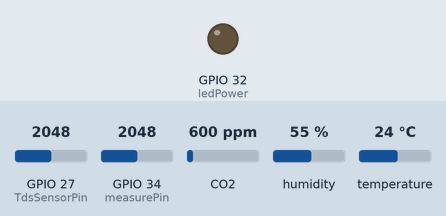
This sketch was run on a simulated ESP32. On the bench: output pins drawn as LEDs (lit = HIGH). Inputs (shaded band) come from the test bench; at power-on: GPIO 27 (TdsSensorPin) = 2048, GPIO 34 (measurePin) = 2048, CO2 600 ppm, humidity 55 %, temperature 24 °C. WiFi joins after 1.5 s; servers stay silent unless stated; uploads are accepted with an empty reply; what the sketch prints to the serial monitor is not drawn.

Above: at 0.1 s.
At 5.1 s:
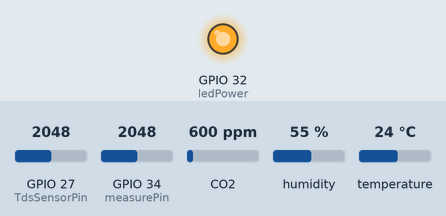
Timing chart, 0 to 6.6 s (numbered marks = the images above):
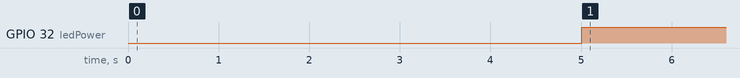

Measured:
- by itself, GPIO 32 (ledPower): LOW → HIGH at 5.0 s

The sketch:

client.ino
```cpp
#include <WiFi.h>
#include <HTTPClient.h>
#include <Wire.h>
#include <WiFiClient.h>
#include <ArduinoJson.h>
#include "MQ135.h"
#include <DHT.h>

// const char* ssid = "UiTiOt-E3.1";
// const char* password = "UiTiOtAP";

const char* ssid = "wifi";
const char* password = "12345678";

const char* serverName = "http://172.20.73.130/api/data";
// const char* serverName = "http://172.31.10.41/api/data";

unsigned long lastTime = 0;

unsigned long timerDelay = 5000;

//sensor
//--DHT
const int DHTPIN = 2;
const int DHTTYPE = DHT22;
DHT dht(DHTPIN, DHTTYPE);
struct dhtData {
  float temperature;
  float humidity;
};
//DUST

float dustDensity = 0;
int measurePin = 34;
int ledPower = 32;

int samplingTime = 280;
int deltaTime = 40;
int sleepTime = 9680;
//MQ135

#define PIN_MQ135 35
MQ135 mq135_sensor = MQ135(PIN_MQ135);

//TDS
#define TdsSensorPin 27
#define VREF 3.3  // analog reference voltage(Volt) of the ADC
#define SCOUNT 30

int analogBuffer[SCOUNT];  // store the analog value in the array, read from ADC
int analogBufferTemp[SCOUNT];
int analogBufferIndex = 0;
int copyIndex = 0;

float averageVoltage = 0;
float tdsValue = 0;


//Set up
void setup() {
  Serial.begin(9600);

  //Wire.begin();
  WiFi.begin(ssid, password);
  Serial.println("Connecting");

  while (WiFi.status() != WL_CONNECTED) {
    delay(500);
    Serial.print(".");
  }
  dht.begin();
  pinMode(TdsSensorPin, INPUT);
  pinMode(ledPower, OUTPUT);

  Serial.println("");
  Serial.print("Connected to WiFi network with IP Address: ");
  Serial.println(WiFi.localIP());

  Serial.println("Timer set to 5 seconds (timerDelay variable), it will take 5 seconds before publishing the first reading.");
}

void loop() {

  if ((millis() - lastTime) > timerDelay) {
    if (WiFi.status() == WL_CONNECTED) {
      WiFiClient client;
      HTTPClient http;

      // Your Domain name with URL path or IP address with path
      http.begin(client, serverName);

      //Set header
      http.addHeader("Content-Type", "application/json");
      http.addHeader("user_id", "215226482152149021522077");
      // Data to send with HTTP POST
      DynamicJsonDocument doc(1024);
      String httpRequestData;
      dhtData tem_hum = dhtRead();
      doc["temperature"] = tem_hum.temperature;
      doc["humidity"] = tem_hum.humidity;
      doc["ppm"] = mq135Read(tem_hum.temperature, tem_hum.humidity);
      doc["dust"] = dustRead();
      doc["tds"] = tdsRead();
      serializeJson(doc, httpRequestData);

      // Send HTTP POST request
      int httpResponseCode = http.POST(httpRequestData);
      Serial.print("HTTP Response code: ");
      Serial.println(httpResponseCode);

      //Receive data from server
      // String payload = http.getString();
      // DynamicJsonDocument doc2(1024);
      // deserializeJson(doc2, payload);
      // JsonObject result = doc2.as<JsonObject>();

      http.end();
    } else {
      Serial.println("WiFi Disconnected");
    }
    lastTime = millis();
  }
}

dhtData dhtRead() {
  float h = dht.readHumidity();
  float t = dht.readTemperature();

  dhtData result;
  result.temperature = t;
  result.humidity = h;
  return result;
}

float mq135Read(float temperature, float humidity) {
  float ppm = mq135_sensor.getPPM();
  return ppm;
}

float dustRead() {
  digitalWrite(ledPower, LOW);                // Bật IR LED
  delayMicroseconds(samplingTime);            //Delay 0.28ms
  float voMeasured = analogRead(measurePin);  // Đọc giá trị ADC V0
  delayMicroseconds(deltaTime);               //Delay 0.04ms
  digitalWrite(ledPower, HIGH);               // Tắt LED
  delayMicroseconds(sleepTime);               //Delay 9.68ms

  // Tính điện áp từ giá trị ADC
  float calcVoltage = voMeasured * (3.3 / 1024);  //Điệp áp Vcc của cảm biến (5.0 hoặc 3.3)

  // Linear Equation http://www.howmuchsnow.com/arduino/airquality/
  // Chris Nafis (c) 2012
  dustDensity = (0.17 * calcVoltage - 0.1) * 1000;

  return dustDensity;
}
int getMedianNum(int bArray[], int iFilterLen) {
  int bTab[iFilterLen];
  for (byte i = 0; i < iFilterLen; i++)
    bTab[i] = bArray[i];
  int i, j, bTemp;
  for (j = 0; j < iFilterLen - 1; j++) {
    for (i = 0; i < iFilterLen - j - 1; i++) {
      if (bTab[i] > bTab[i + 1]) {
        bTemp = bTab[i];
        bTab[i] = bTab[i + 1];
        bTab[i + 1] = bTemp;
      }
    }
  }
  if ((iFilterLen & 1) > 0) {
    bTemp = bTab[(iFilterLen - 1) / 2];
  } else {
    bTemp = (bTab[iFilterLen / 2] + bTab[iFilterLen / 2 - 1]) / 2;
  }
  return bTemp;
}
float tdsRead() {
  long start = millis();
  static unsigned long analogSampleTimepoint = millis();
  static unsigned long printTimepoint = millis();
  for(short i = 0; i <= 800; i+=40){
    if (millis() - analogSampleTimepoint > 40U) {  //every 40 milliseconds,read the analog value from the ADC
      analogSampleTimepoint = millis();
      analogBuffer[analogBufferIndex] = analogRead(TdsSensorPin);  //read the analog value and store into the buffer
      analogBufferIndex++;
      if (analogBufferIndex == SCOUNT) {
        analogBufferIndex = 0;
      }
    }
    delay(40);
  }
  delay(5);
  if (millis() - printTimepoint > 800U) {
    printTimepoint = millis();
    for (copyIndex = 0; copyIndex < SCOUNT; copyIndex++) {
      analogBufferTemp[copyIndex] = analogBuffer[copyIndex];

      // read the analog value more stable by the median filtering algorithm, and convert to voltage value
      averageVoltage = getMedianNum(analogBufferTemp, SCOUNT) * (float)VREF / 4096.0;

      //temperature compensation formula: FinalResult(25^C) = fFinalResult(current)/(1.0+0.02*(fTP-25.0));
      float compensationCoefficient = 1.0 + 0.02 * (dhtRead().temperature - 25.0);
      //temperature compensation
      float compensationVoltage = averageVoltage / compensationCoefficient;
      //convert voltage value to tds value
      tdsValue = (133.42 * compensationVoltage * compensationVoltage * compensationVoltage - 255.86 * compensationVoltage * compensationVoltage + 857.39 * compensationVoltage) * 0.5;
    }
  }
  return tdsValue;
}
```
